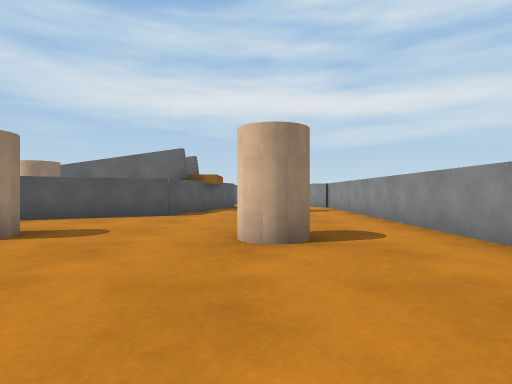
[1] (above)

24 first-person views from a walk through a 3-D level made in the Unity game engine. The camera is 0.64 m above the floor, looks level and sees 80° across. The floor is counted in squares, 1 m on a side. Each view is taken from the middle of a square. On the plan, view 1 faces up. The plan holds only what a view shows up to about 9 squares ahead; the rest is blank. Surface patterns are stand-ins for the level's own textures.

[2]
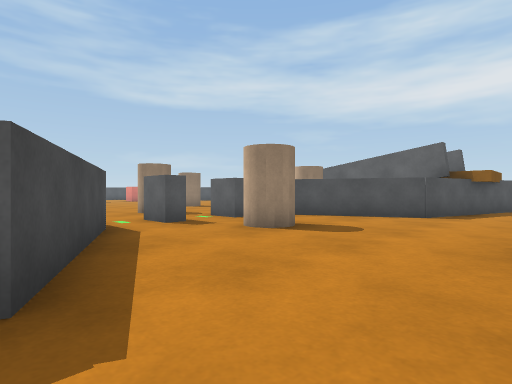

[3]
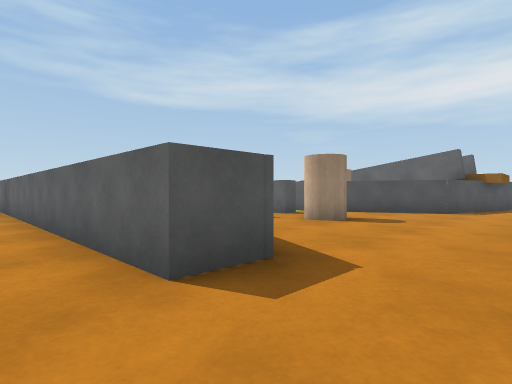

[4]
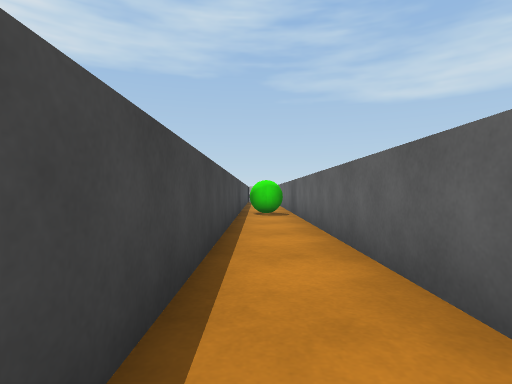

[5]
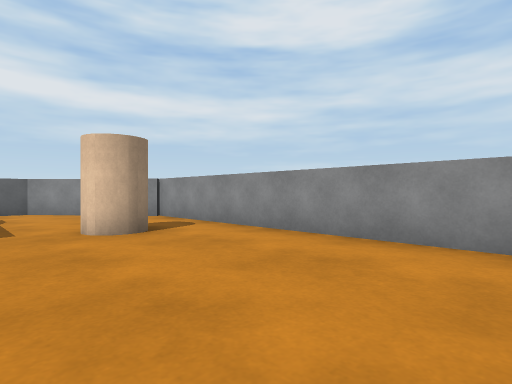

[6]
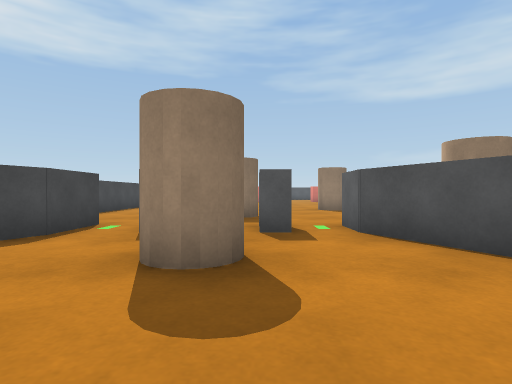

[7]
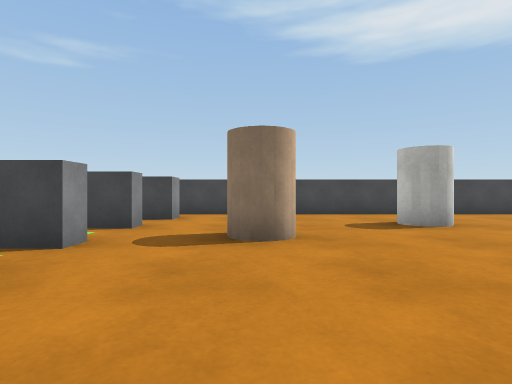

[8]
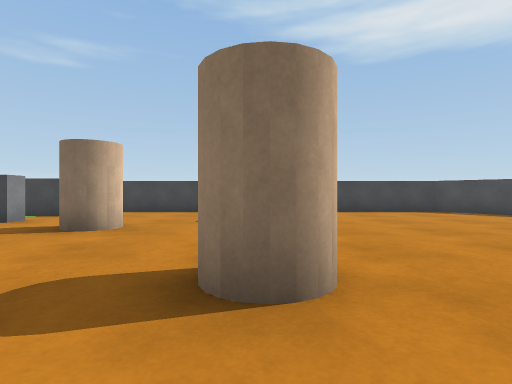

[9]
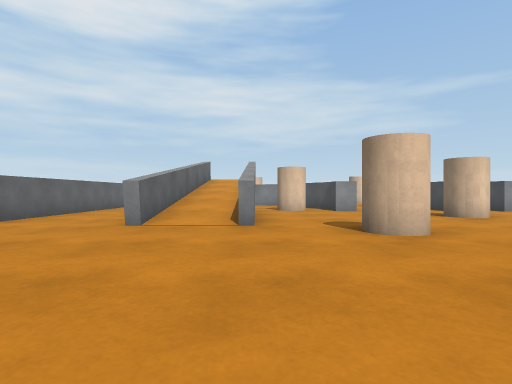

[10]
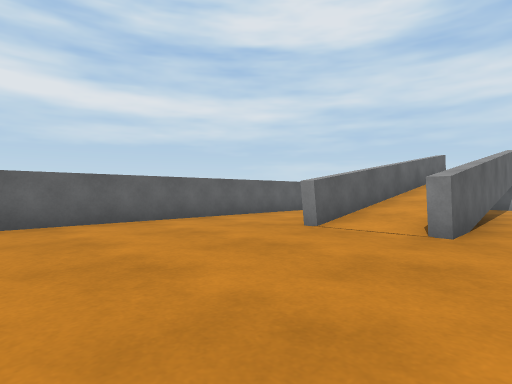

[11]
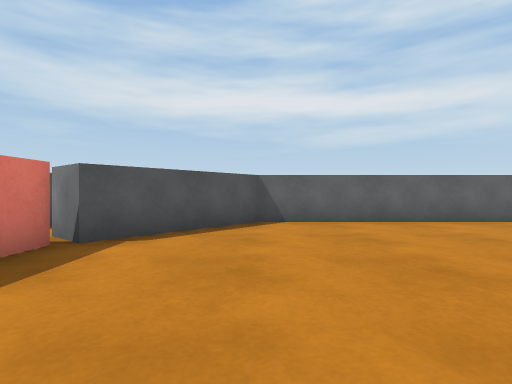

[12]
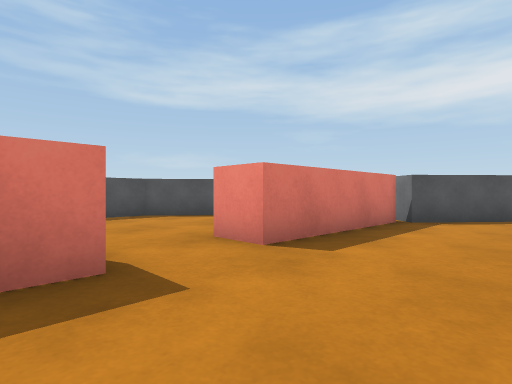

[13]
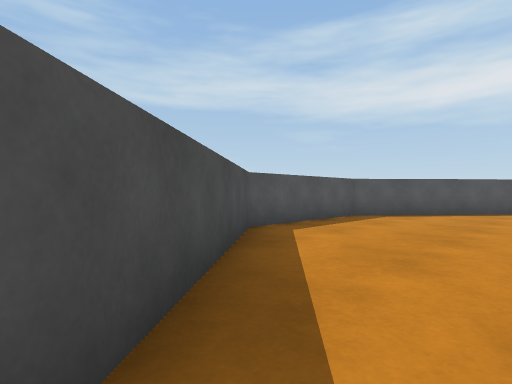

[14]
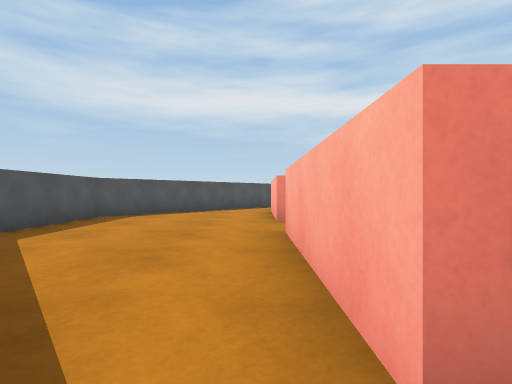

[15]
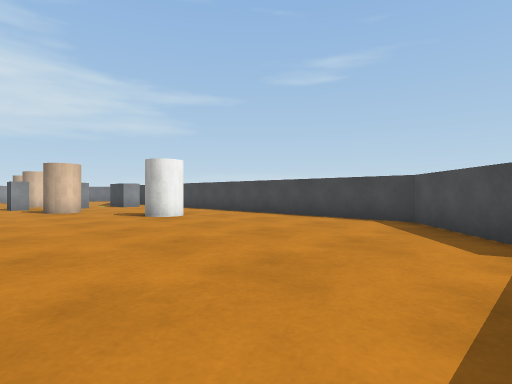

[16]
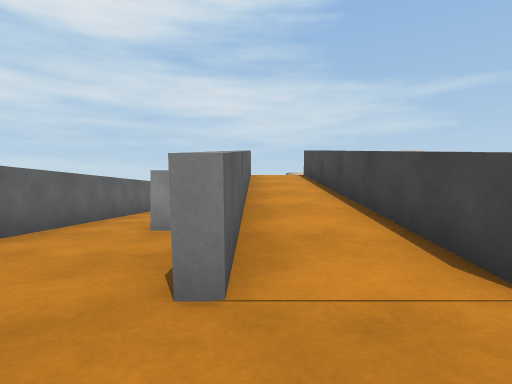

[17]
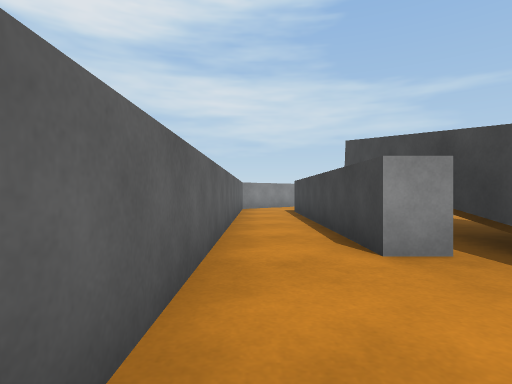

[18]
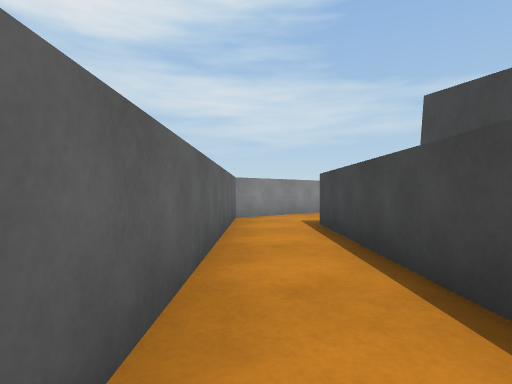

[19]
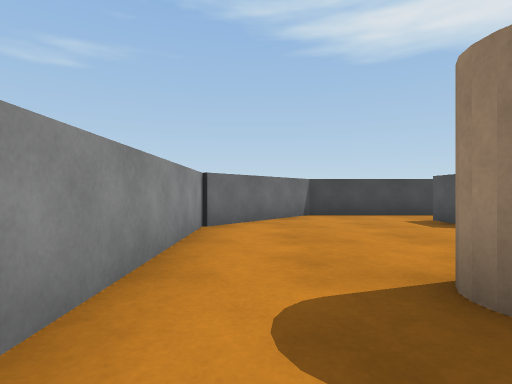

[20]
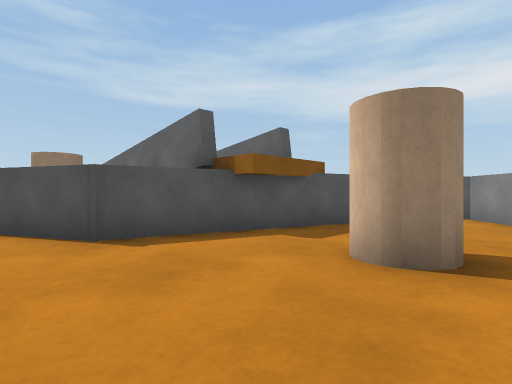

[21]
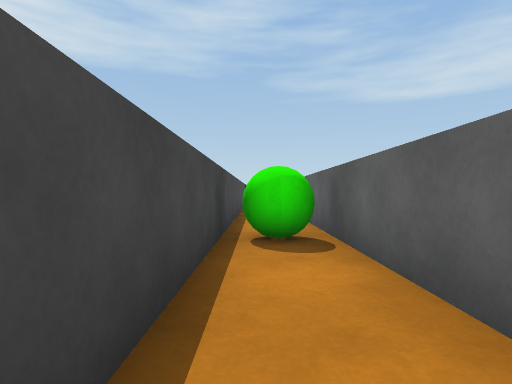

[22]
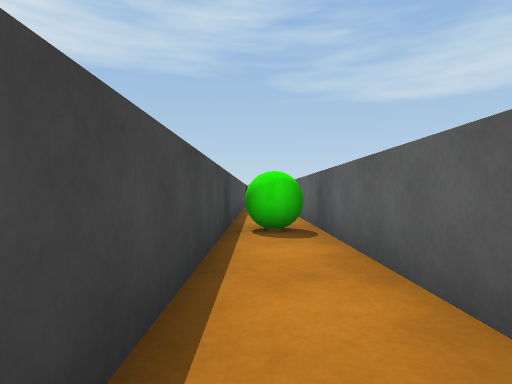

[23]
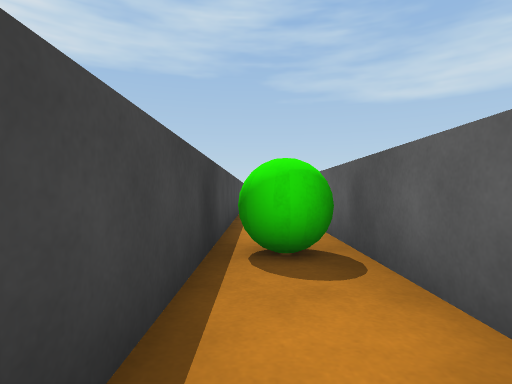

[24]
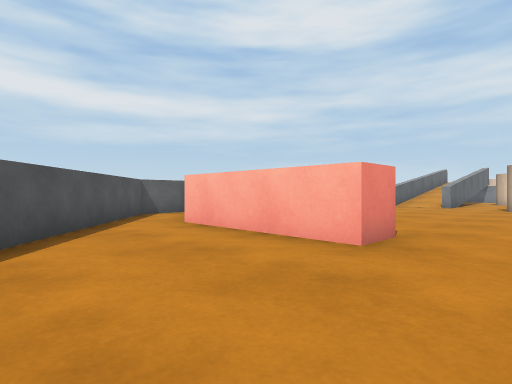

### Floor plan
Key: @ floor where view 1 was taken; # wall or solid block; . floor; / step, stairs or slope; ^ raised ledge; C cylinder; B green ball.
Columns run from 26 left of view 1 to 3 right of it. Each row starts with its distance up from view 1.
 16     ## #####################
 15    ##. #...................##
 14    #..##....................#
 13   ##.##...........########...#
 12  ##..#.........####^^^^^##...#
 11 ##...#.........////////  ....#
 10 #....#.........##########..C.#
  9 #....#............. C ###....#
  8 #.............C.... C###.....#
  7 #...................##.......#
  6 #....#.......................#
  5 ##...#...........C..#.C......#
  4  #...#...........C....C...C..#
  3  ##..# ......CC....##........#
  2   ##. #............##........#
  1       ##...........####......#
  0        ############# ####.@..#
 -1             #############...##
 -2            ...BB...........##
 -3          ###################

Positions as (right, up) in squares from view 1, and headings:
1: (0, 0), facing up
2: (0, 0), facing up-left
3: (0, -2), facing up-left
4: (-2, -2), facing left
5: (-1, 5), facing up-right
6: (-1, 5), facing left
7: (-9, 9), facing down
8: (-12, 10), facing down
9: (-17, 10), facing right
10: (-16, 9), facing up-right
11: (-18, 9), facing up
12: (-18, 6), facing up-left
13: (-22, 2), facing up-left
14: (-22, 2), facing up
15: (-20, 7), facing down-right
16: (-13, 12), facing right
17: (-11, 15), facing right
18: (-7, 15), facing right
19: (2, 6), facing down
20: (2, 7), facing up-left
21: (-7, -2), facing left
22: (-6, -2), facing left
23: (-8, -2), facing left
24: (-25, 7), facing up-right
